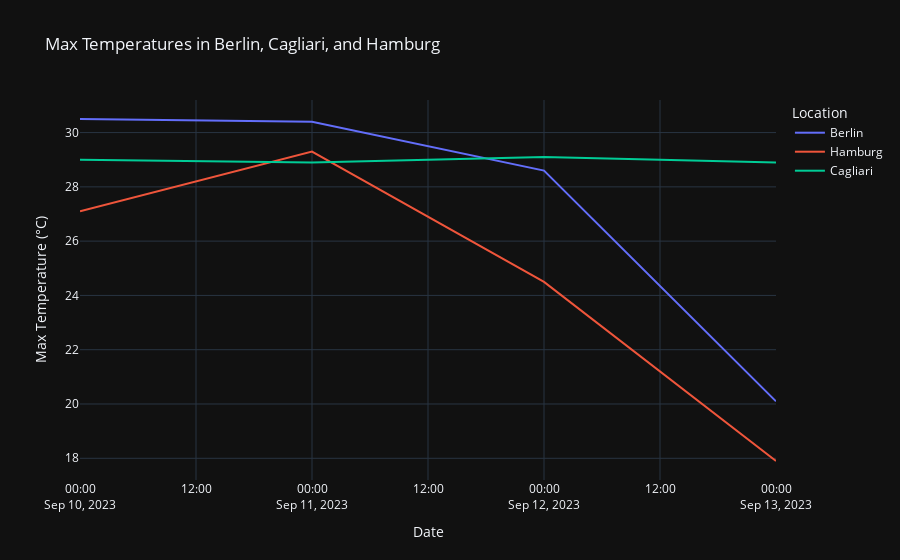

Source (notebook cell):
### Code cell
# Filter data for Berlin, Cagliari, and Hamburg
df_filtered = df[df['city'].isin(['Berlin', 'Cagliari', 'Hamburg'])]

# Create an interactive line plot for Berlin, Cagliari, and Hamburg
fig = px.line(df_filtered, x='date', y='max_temp_c', color='city', 
              title='Max Temperatures in Berlin, Cagliari, and Hamburg', 
              labels={'date': 'Date', 'max_temp_c': 'Max Temperature (°C)', 'city': 'Location'},
              template='plotly_dark')

# Show the plot
fig.show()

### Figure 1 — Plotly figure (JSON) as saved in the notebook; plotly's stock layout.template omitted (floating-point values rounded to 4 significant figures)
{"data": [{"hovertemplate": "Location=Berlin<br>Date=%{x}<br>Max Temperature (°C)=%{y}<extra></extra>", "legendgroup": "Berlin", "line": {"color": "#636efa", "dash": "solid"}, "marker": {"symbol": "circle"}, "mode": "lines", "name": "Berlin", "orientation": "v", "showlegend": true, "type": "scatter", "x": ["2023-09-13", "2023-09-12", "2023-09-11", "2023-09-10"], "xaxis": "x", "y": [20.1, 28.6, 30.4, 30.5], "yaxis": "y"}, {"hovertemplate": "Location=Hamburg<br>Date=%{x}<br>Max Temperature (°C)=%{y}<extra></extra>", "legendgroup": "Hamburg", "line": {"color": "#EF553B", "dash": "solid"}, "marker": {"symbol": "circle"}, "mode": "lines", "name": "Hamburg", "orientation": "v", "showlegend": true, "type": "scatter", "x": ["2023-09-13", "2023-09-12", "2023-09-11", "2023-09-10"], "xaxis": "x", "y": [17.9, 24.5, 29.3, 27.1], "yaxis": "y"}, {"hovertemplate": "Location=Cagliari<br>Date=%{x}<br>Max Temperature (°C)=%{y}<extra></extra>", "legendgroup": "Cagliari", "line": {"color": "#00cc96", "dash": "solid"}, "marker": {"symbol": "circle"}, "mode": "lines", "name": "Cagliari", "orientation": "v", "showlegend": true, "type": "scatter", "x": ["2023-09-13", "2023-09-12", "2023-09-11", "2023-09-10"], "xaxis": "x", "y": [28.9, 29.1, 28.9, 29], "yaxis": "y"}], "layout": {"legend": {"title": {"text": "Location"}, "tracegroupgap": 0}, "title": {"text": "Max Temperatures in Berlin, Cagliari, and Hamburg"}, "xaxis": {"anchor": "y", "domain": [0, 1], "title": {"text": "Date"}}, "yaxis": {"anchor": "x", "domain": [0, 1], "title": {"text": "Max Temperature (°C)"}}}}
